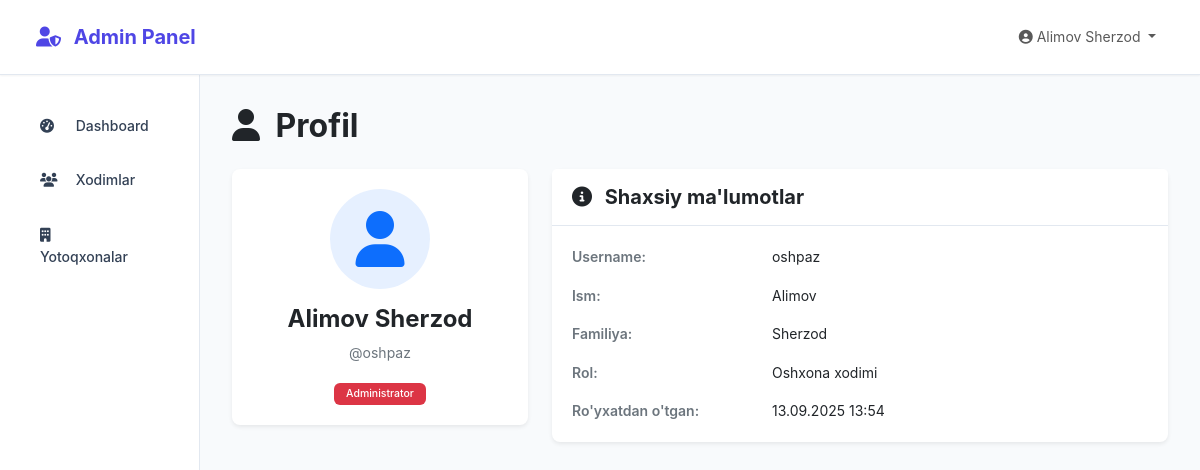
The page /profile/ (signed in) on the database its author committed.
### users/models.py (models this page shows, shortened)
class User(AbstractUser):
    KITCHEN_STAFF = 'kitchen'
    COURIER = 'courier'
    ADMIN = 'admin'
    ROLE_CHOICES = [
        (KITCHEN_STAFF, 'Oshxona xodimi'),
        (COURIER, 'Kuryer'),
        (ADMIN, 'Administrator'),
    ]
    role = models.CharField(
        max_length=20,
        choices=ROLE_CHOICES,
        default=KITCHEN_STAFF,
        verbose_name='Rol'
    )
    phone_number = models.CharField(
        max_length=20,
        blank=True,
        null=True,
        verbose_name='Telefon raqami'
    )
    address = models.TextField(
        blank=True,
        null=True,
        verbose_name='Manzil'
    )
    is_active_worker = models.BooleanField(
        default=True,
        verbose_name='Faol xodim'
    )
    created_at = models.DateTimeField(
        auto_now_add=True,
        verbose_name='Yaratilgan sana'
    )
    updated_at = models.DateTimeField(
        auto_now=True,
        verbose_name='Yangilangan sana'
    )
    plain_password = models.CharField(
        max_length=128,
        blank=True,
        null=True,
        verbose_name='Ochiq parol'
    )
    class Meta:
        verbose_name = 'Foydalanuvchi'
        verbose_name_plural = 'Foydalanuvchilar'
        db_table = 'users_user'

### users/views.py (the view)
# urls.py: path('profile/', user_views.user_profile, name='user_profile'),
@login_required
def user_profile(request):
    user = request.user
    staff_info = None
    base_template = 'common_base.html'
    if hasattr(user, 'kitchenstaff'):
        staff_info = user.kitchenstaff
        staff_type = 'kitchen'
        base_template = 'kitchen/base.html'
    elif hasattr(user, 'courierstaff'):
        staff_info = user.courierstaff
        staff_type = 'courier'
        base_template = 'courier/base.html'
    else:
        staff_type = 'admin'
        base_template = 'admin_panel/base.html'
    context = {
        'user': user,
        'staff_info': staff_info,
        'staff_type': staff_type,
        'base_template': base_template,
    }
    return render(request, 'users/profile.html', context)

### templates/users/profile.html (shortened to what this page needs)
{% extends base_template %}
{% block content %}
<div class="row">
    <div class="col-12">
        <h2 class="text-dark fw-bold mb-4"><i class="fas fa-user me-2"></i> Profil</h2>
    </div>
</div>
<div class="row">
    <div class="col-lg-4 mb-4">
        <div class="card border-0 shadow-sm">
            <div class="card-body text-center">
                <div class="mb-3">
                    <div class="bg-primary bg-opacity-10 rounded-circle d-inline-flex align-items-center justify-content-center" style="width: 100px; height: 100px;">
                        <i class="fas fa-user fa-4x text-primary"></i>
                    </div>
                </div>
                <h4 class="text-dark fw-bold">{{ user.get_full_name|default:user.username }}</h4>
                <p class="text-secondary mb-3">@{{ user.username }}</p>
                {% if staff_type == 'kitchen' %}
                    <span class="badge bg-success text-white">Oshxona xodimi</span>
                {% elif staff_type == 'courier' %}
                    <span class="badge bg-info text-white">Kuryer</span>
                {% else %}
                    <span class="badge bg-danger text-white">Administrator</span>
                {% endif %}
            </div>
        </div>
    </div>
    <div class="col-lg-8">
        <div class="card border-0 shadow-sm mb-4">
            <div class="card-header bg-white">
                <h5 class="text-dark fw-bold mb-0"><i class="fas fa-info-circle me-2"></i> Shaxsiy ma'lumotlar</h5>
            </div>
            <div class="card-body">
                <div class="row mb-3">
                    <div class="col-md-4 fw-semibold text-secondary">Username:</div>
                    <div class="col-md-8 text-dark">{{ user.username }}</div>
                </div>
                <div class="row mb-3">
                    <div class="col-md-4 fw-semibold text-secondary">Ism:</div>
                    <div class="col-md-8 text-dark">{{ user.first_name|default:"—" }}</div>
                </div>
                <div class="row mb-3">
                    <div class="col-md-4 fw-semibold text-secondary">Familiya:</div>
                    <div class="col-md-8 text-dark">{{ user.last_name|default:"—" }}</div>
                </div>
                <div class="row mb-3">
                    <div class="col-md-4 fw-semibold text-secondary">Rol:</div>
                    <div class="col-md-8 text-dark">{{ user.get_role_display }}</div>
                </div>
                <div class="row">
                    <div class="col-md-4 fw-semibold text-secondary">Ro'yxatdan o'tgan:</div>
                    <div class="col-md-8 text-dark">{{ user.date_joined|date:"d.m.Y H:i" }}</div>
                </div>
            </div>
        </div>
    </div>
</div>
{% endblock %}

### templates/common_base.html (shortened to what this page needs)
<!DOCTYPE html>
<html lang="uz">
<head>
    <link href="https://cdn.jsdelivr.net/npm/bootstrap@5.3.0/dist/css/bootstrap.min.css" rel="stylesheet">
    <link rel="stylesheet" href="https://cdnjs.cloudflare.com/ajax/libs/font-awesome/6.4.0/css/all.min.css">
</head>
<body>
    <nav class="navbar navbar-expand-lg navbar-light">
        <div class="container-fluid">
            <a class="navbar-brand" href="{% block navbar_home_url %}{% endblock %}" style="cursor: pointer;">
                <i class="{% block navbar_icon %}fas fa-utensils{% endblock %}"></i>
                <span style="cursor: pointer;">{% block navbar_title %}Yetkazib berish tizimi{% endblock %}</span>
            </a>
            <div class="collapse navbar-collapse" id="navbarNav">
                <ul class="navbar-nav ms-auto">
                    <li class="nav-item dropdown">
                        <a class="nav-link dropdown-toggle" href="#" id="userDropdown" role="button" data-bs-toggle="dropdown">
                            <i class="fas fa-user-circle"></i>
                            {{ user.get_full_name|default:user.username }}
                        </a>
                    </li>
                </ul>
            </div>
        </div>
    </nav>
    <div class="container-fluid">
        <div class="row">
            <nav class="col-md-2 d-md-block sidebar">
                <div class="position-sticky">
                    <ul class="nav flex-column">
                        {% block sidebar_menu %}{% endblock %}
                    </ul>
                </div>
            </nav>
            <main class="col-md-10 ms-sm-auto main-content">
                {% block content %}{% endblock %}
            </main>
        </div>
    </div>
</body>
</html>

### rows shown on the page
User: get_full_name "Alimov Sherzod", username "oshpaz", first_name "Alimov", last_name "Sherzod", role "Oshxona xodimi", date_joined "13.09.2025 13:54"
